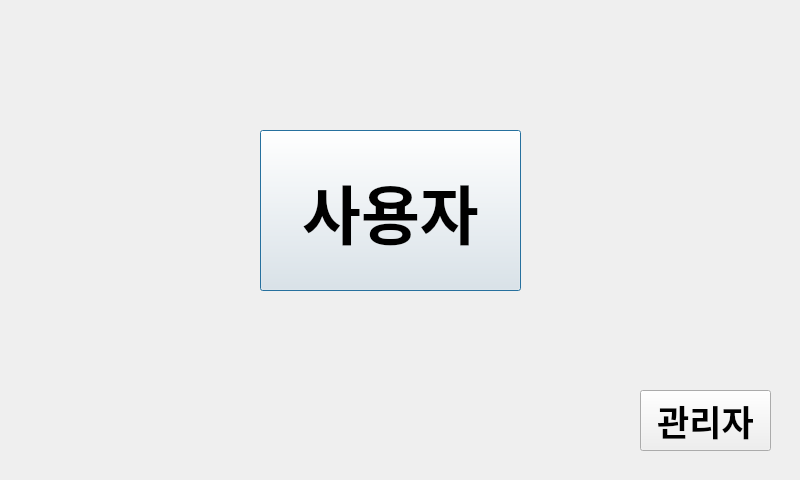
<?xml version="1.0" encoding="UTF-8"?>
<ui version="4.0">
 <class>Dialog</class>
 <widget class="QDialog" name="Dialog">
  <property name="geometry">
   <rect>
    <x>0</x>
    <y>0</y>
    <width>800</width>
    <height>480</height>
   </rect>
  </property>
  <property name="minimumSize">
   <size>
    <width>800</width>
    <height>480</height>
   </size>
  </property>
  <property name="maximumSize">
   <size>
    <width>800</width>
    <height>480</height>
   </size>
  </property>
  <property name="windowTitle">
   <string>Dialog</string>
  </property>
  <widget class="QPushButton" name="btnStart">
   <property name="geometry">
    <rect>
     <x>260</x>
     <y>130</y>
     <width>261</width>
     <height>161</height>
    </rect>
   </property>
   <property name="sizePolicy">
    <sizepolicy hsizetype="Minimum" vsizetype="Fixed">
     <horstretch>40</horstretch>
     <verstretch>200</verstretch>
    </sizepolicy>
   </property>
   <property name="maximumSize">
    <size>
     <width>400</width>
     <height>200</height>
    </size>
   </property>
   <property name="font">
    <font>
     <family>Verdana</family>
     <pointsize>48</pointsize>
     <weight>75</weight>
     <bold>true</bold>
    </font>
   </property>
   <property name="text">
    <string>사용자</string>
   </property>
  </widget>
  <widget class="QPushButton" name="pushButton">
   <property name="geometry">
    <rect>
     <x>640</x>
     <y>390</y>
     <width>131</width>
     <height>61</height>
    </rect>
   </property>
   <property name="font">
    <font>
     <family>Verdana</family>
     <pointsize>26</pointsize>
     <weight>75</weight>
     <bold>true</bold>
    </font>
   </property>
   <property name="text">
    <string>관리자</string>
   </property>
  </widget>
 </widget>
 <resources/>
 <connections/>
</ui>
